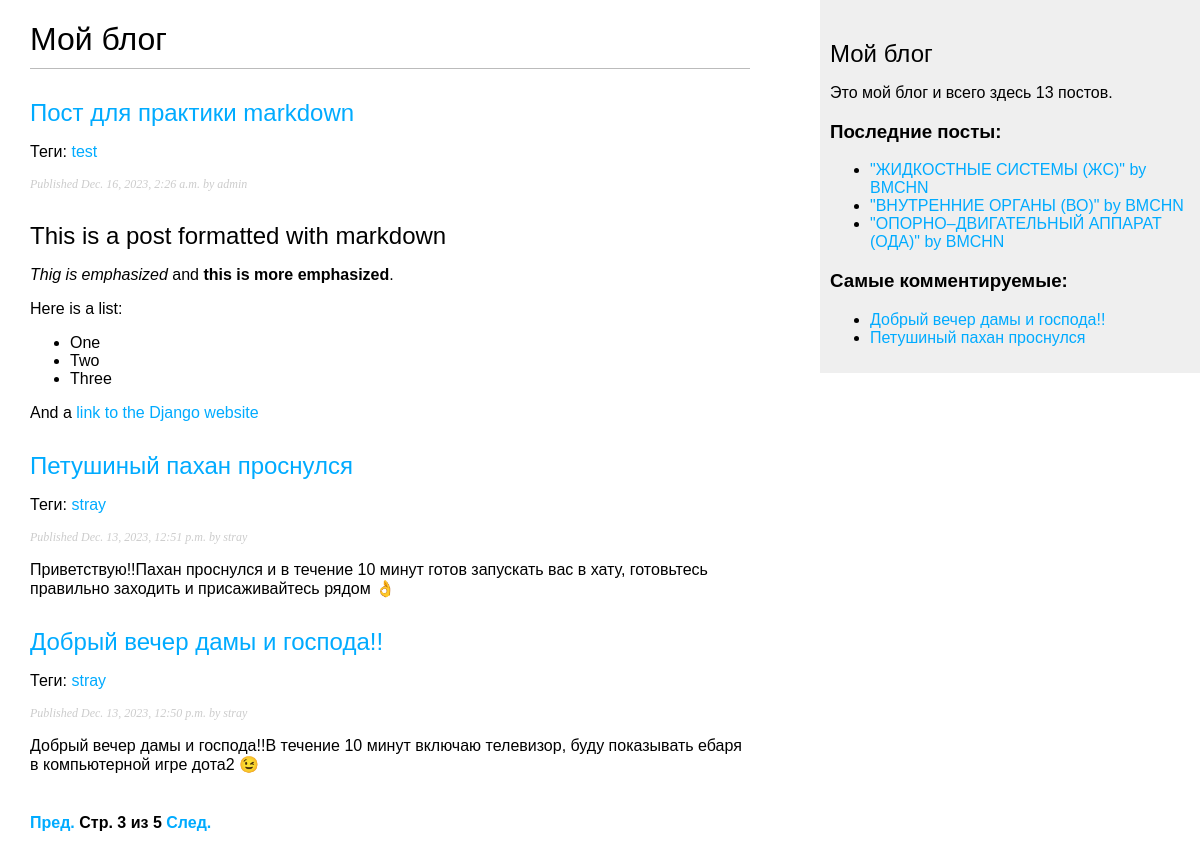
Page /blog/?page=3 on the committed database.
### blog/models.py (models this page shows, shortened)
class Post(models.Model):
    class Status(models.TextChoices):
        DRAFT = 'DF', 'Draft'  # Можно обращаться как Post.Status.choices(both)(like items)/labels(1)/values(DF, PB)
        PUBLISHED = 'PB', 'Published'  # короче эта хуйня это буквально словарь (словарь = key, value)
    title = models.CharField(max_length=250)
    slug = models.SlugField(max_length=250,
                            unique_for_date='publish')  # Сверяет уникальность по Дате
    author = models.ForeignKey(User,
                               on_delete=models.CASCADE,
                               related_name='blog_posts')
    body = models.TextField()
    publish = models.DateTimeField(default=timezone.now)
    created = models.DateTimeField(auto_now_add=True)
    updated = models.DateTimeField(auto_now=True)
    status = models.CharField(max_length=2,
                              choices=Status.choices,
                              default=Status.DRAFT)
    objects = models.Manager()
    published = PublishedManager()
    class Meta:
        ordering = ['-publish']  # сортирован по паблишу (время публикации поста), но в обратном порядке (-)
        indexes = [
            models.Index(fields=['-publish'])
        ]
    def get_absolute_url(self):
        return reverse('blog:post_detail', args=[self.publish.year, self.publish.month, self.publish.day, self.slug])
    tags = TaggableManager()

### blog/views.py (the view)
# urls.py: path('', views.post_list, name='post_list'),  # Не принимает аргументов и соотносится с представлением post_list
def post_list(request, tag_slug=None):
    post_list = Post.published.all()
    tag = None
    if tag_slug:
        tag = get_object_or_404(Tag, slug=tag_slug)  # Извлекается Тег с переданным tag_slug
        post_list = post_list.filter(tags__in=[tag])
    paginator = Paginator(post_list, 3)  # разбивает список постов на страницы, содержащие по 3 поста каждая
    page_number = request.GET.get('page', 1)  # запрошенный номер страницы, если такой нет, то по умолчанию 1-ая стр.
    try:
        posts = paginator.page(page_number)  # получаем объект страницы с постами для указанного номера страницы
    except PageNotAnInteger:
        posts = paginator.page(1)  # Если не целое число, выдаем первую страницу
    except EmptyPage:
        posts = paginator.page(paginator.num_pages)  # num_pages = число страниц -> будет как ласт страница
    return render(request,
                  'blog/post/list.html',
                  {'posts': posts,
                   'tag': tag})

### blog/models.py (called while the page is built)
    def get_queryset(self):
        return super().get_queryset().filter(status=Post.Status.PUBLISHED)

### blog/templatetags/blog_tags.py (called while the page is built)
@register.simple_tag  # регистрирует функцию как простой тег шаблона
def total_posts():
    return Post.published.count()

@register.inclusion_tag('blog/post/latest_posts.html')
def show_latest_posts(count=3):  # Последние count постов
    latest_posts = Post.published.order_by('-publish')[:count]
    return {'latest_posts': latest_posts}  # отправляем данную хуйнюшку на latest_posts.html, как в render`е

@register.simple_tag
def get_most_commented_posts(count=3):
    return Post.published.annotate(
        total_comments=Count('comments')
    ).exclude(total_comments=0).order_by('-total_comments')[:count]

@register.filter(name='markdown')
def markdown_format(text):  # Принимает text в формате markdown
    return mark_safe(markdown.markdown(text))  # С помощью markdown преобразует в HTML -> помечается безопасным файлом через mark_safe хуй знает нахуя

### blog/templates/blog/post/list.html (shortened to what this page needs)
{% extends "blog/base.html" %}
{% load blog_tags %}
{% block content %}
  <h1>Мой блог</h1>
  {% for post in posts %}
    <h2>
      <a href="{{ post.get_absolute_url }}">
        {{ post.title }}
      </a>
    </h2>
    <p class="tags">
      Теги:
      {% for tag in post.tags.all %}
        <a href="{% url 'blog:post_list_by_tag' tag.slug %}">
          {{ tag.name }}
        </a>
      {% endfor %}
    </p>
    <p class="date">
      Published {{ post.publish }} by {{ post.author }}
    </p>
    {{ post.body|markdown|truncatewords_html:50 }}
  {% endfor %}
  {% include "pagination.html" with page=posts %}
{% endblock %}

### blog/templates/blog/base.html (shortened to what this page needs)
{% load blog_tags %}
{% load static %}
<!DOCTYPE html>
<html>
<head>
  <link href="{% static 'css/blog.css' %}" rel="stylesheet">
</head>
<body>
  <div id="content">
    {% block content %}
    {% endblock %}
  </div>
  <div id="sidebar">
    <h2>Мой блог</h2>
    <p>Это мой блог и всего здесь {% total_posts %} постов.</p>
    <h3>Последние посты:</h3>
    {% show_latest_posts %}
    <h3>Самые комментируемые:</h3>
    {% get_most_commented_posts as most_commented_posts %}
    <ul>
      {% for post in most_commented_posts %}
        <li>
          <a href="{{ post.get_absolute_url }}">{{ post.title }}</a>
        </li>
      {% endfor %}
    </ul>
  </div>
</body>
</html>

### blog/templates/blog/post/latest_posts.html
<ul>
  {% for post in latest_posts %}
    <li>
      <a href="{{ post.get_absolute_url }}">
        "{{ post.title }}" by {{ post.author }}
      </a>
    </li>
  {% endfor %}
</ul>

### blog/static/css/blog.css (style rules this page uses)
body { margin:0; padding:0; font-family:helvetica, sans-serif; }
a { color:#00abff; text-decoration:none; }
h1 { font-weight:normal; border-bottom:1px solid #bbb; padding:0 0 10px 0; }
h2 { font-weight:normal; margin:30px 0 0; }
#content { float:left; width:60%; padding:0 0 0 30px; }
#sidebar { float:right; width:30%; padding:10px; background:#efefef; height:100%; }
p.date { color:#ccc; font-family: georgia, serif; font-size: 12px; font-style: italic; }

### rows in the picture
Post: title "Пост для практики markdown", publish "Dec. 16, 2023, 2:26 a.m.", author "admin", body "This is a post formatted with markdown Thig is emphasized and this is more emphasized . Here is a list: One Two Three And a link to the Django website"
Tag: name "test"
Post: title "Петушиный пахан проснулся", publish "Dec. 13, 2023, 12:51 p.m.", author "stray", body "Приветствую!!Пахан проснулся и в течение 10 минут готов запускать вас в хату, готовьтесь правильно заходить и присаживайтесь рядом 👌"
Tag: name "stray"
Post: title "Добрый вечер дамы и господа!!", publish "Dec. 13, 2023, 12:50 p.m.", author "stray", body "Добрый вечер дамы и господа!!В течение 10 минут включаю телевизор, буду показывать ебаря в компьютерной игре дота2 😉"
Post: title "ЖИДКОСТНЫЕ СИСТЕМЫ (ЖС)", author "BMCHN"
Post: title "ВНУТРЕННИЕ ОРГАНЫ (ВО)", author "BMCHN"
Post: title "ОПОРНО–ДВИГАТЕЛЬНЫЙ АППАРАТ (ОДА)", author "BMCHN"

### other values in the picture
{{ page.number }} "3"
{{ page.paginator.num_pages }} "5"
